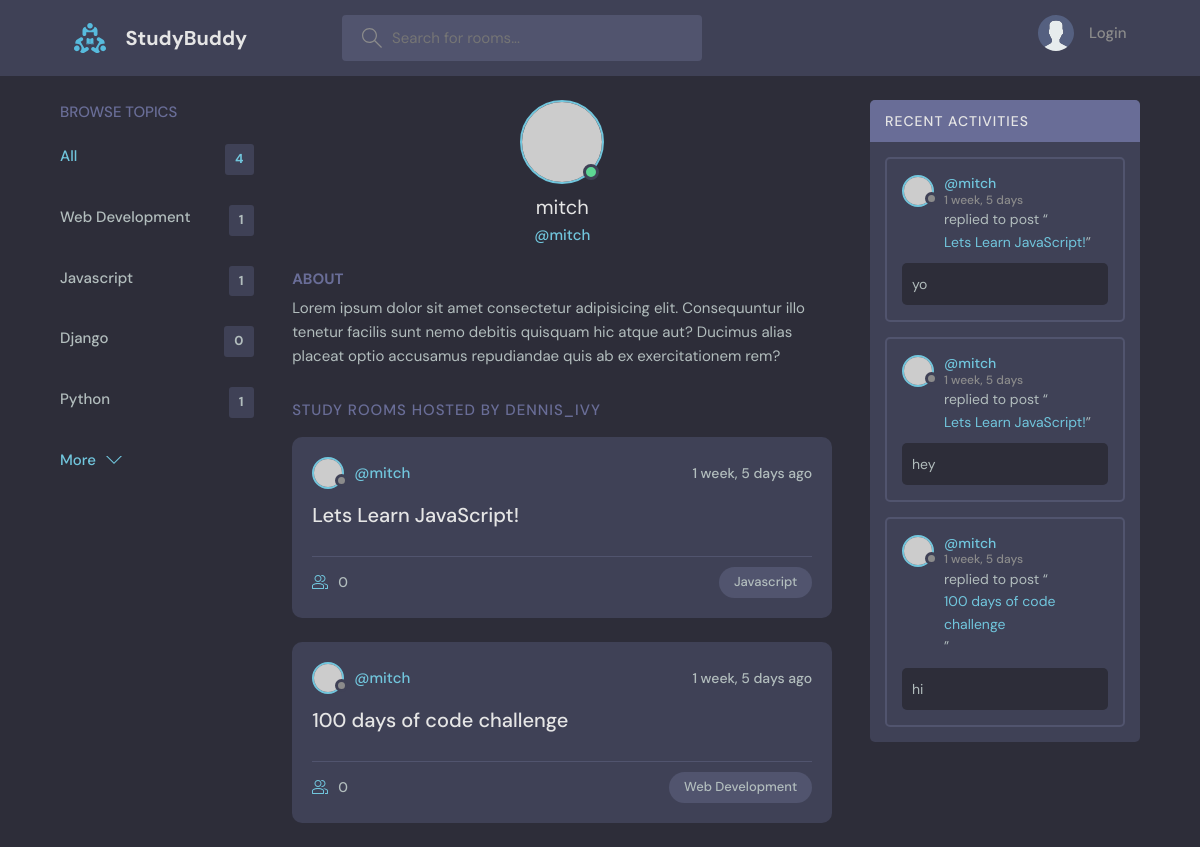
/profile/1, run on an earlier commit of the app's database.
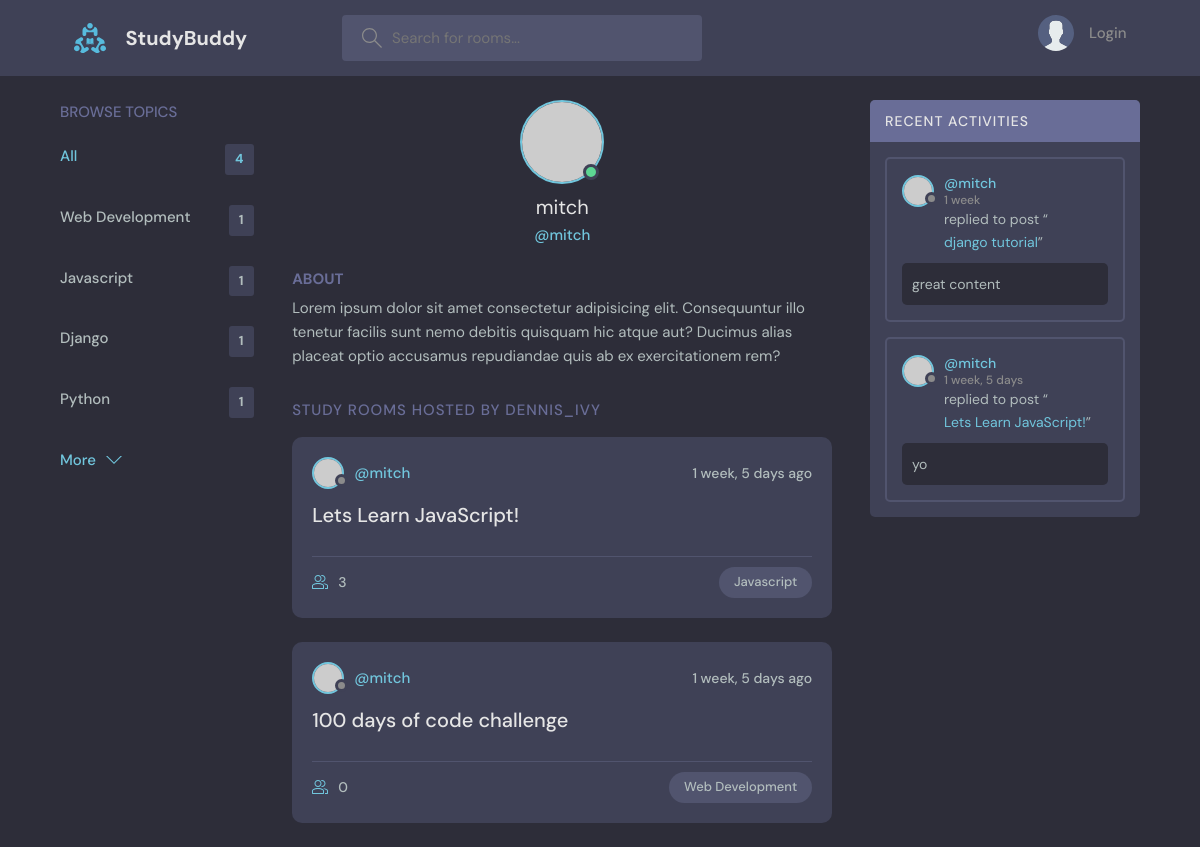
And on a later commit of the database.
### base/models.py (models this page shows, shortened)
class Topic(models.Model):
    name = models.CharField(max_length=200)

class Room(models.Model):
    host = models.ForeignKey(User, on_delete=models.SET_NULL, null=True)
    topic = models.ForeignKey(Topic, on_delete=models.SET_NULL, null=True)
    name = models.CharField(max_length=200)
    description = models.TextField(null=True, blank=True)
    participants = models.ManyToManyField(User, related_name='participants', blank=True)
    updated = models.DateTimeField(auto_now=True)
    created = models.DateTimeField(auto_now_add=True)
    class Meta:
        ordering =['-updated', '-created']

class Message(models.Model):
    user = models.ForeignKey(User, on_delete=models.CASCADE)
    room = models.ForeignKey(Room, on_delete=models.CASCADE)
    body = models.TextField()
    updated = models.DateTimeField(auto_now=True)
    created = models.DateTimeField(auto_now_add=True)
    class Meta:
        ordering = ['-updated', '-created']

### base/views.py (the view)
# urls.py: path('profile/<str:pk>', views.userProfile, name='user-profile'),
def userProfile(request, pk):
    user = User.objects.get(id=pk)
    rooms = user.room_set.all()
    room_messages = user.message_set.all()
    topics = Topic.objects.all()
    context = {'user':user, 'rooms':rooms, 'room_messages':room_messages, 'topics':topics}
    return render(request, 'base/profile.html', context)

### base/templates/base/profile.html (shortened to what this page needs)
{% extends 'main.html' %}
{% block content %}
  <main class="profile-page layout layout--3">
    <div class="container">
      <div>
        {% include 'base/topics_component.html' %}
      </div>
      <div class="roomList">
        <div class="profile">
          <div class="profile__avatar">
            <div class="avatar avatar--large active">
              <img src="https://randomuser.me/api/portraits/men/11.jpg" />
            </div>
          </div>
          <div class="profile__info">
            <h3>{{user.username}}</h3>
            <p>@{{user.username}}</p>
          </div>
          <div class="profile__about">
            <h3>About</h3>
            <p>
              Lorem ipsum dolor sit amet consectetur adipisicing elit. Consequuntur illo tenetur
              facilis sunt nemo debitis quisquam hic atque aut? Ducimus alias placeat optio
              accusamus repudiandae quis ab ex exercitationem rem?
            </p>
          </div>
        </div>
        <div class="roomList__header">
          <div>
            <h2>Study Rooms Hosted by dennis_ivy</a>
            </h2>
          </div>
        </div>
        <div>
          {% include 'base/feed_component.html' %}
        </div>
      </div>
      <div>
        {% include 'base/activity_component.html' %}
      </div>
    </div>
  </main>
{% endblock %}

### base/templates/base/topics_component.html
<div class="topics">
    <div class="topics__header">
      <h2>Browse Topics</h2>
    </div>
    <ul class="topics__list">
      <li>
        <a href="{% url 'home' %}" class="active">All <span>{{topics.count}}</span></a>
      </li>
      {% for topic in topics %}
      <li>
        <a href="{% url 'home' %}?q={{topic.name}}">{{topic.name}} <span>{{topic.room_set.all.count}}</span></a>
      </li>
      {% endfor %}
    </ul>
    <a class="btn btn--link" href="{% url 'topics' %}">
      More
      <svg version="1.1" xmlns="http://www.w3.org/2000/svg" width="32" height="32" viewBox="0 0 32 32">
        <title>chevron-down</title>
        <path d="M16 21l-13-13h-3l16 16 16-16h-3l-13 13z"></path>
      </svg>
    </a>
</div>

### base/templates/base/feed_component.html (shortened to what this page needs)
{% for room in rooms %}
<div class="roomListRoom">
    <div class="roomListRoom__header">
      <a href="{% url 'user-profile' room.host.id %}" class="roomListRoom__author">
        <div class="avatar avatar--small">
          <img src="https://randomuser.me/api/portraits/women/11.jpg" />
        </div>
        <span>@{{room.host.username}}</span>
      </a>
      <div class="roomListRoom__actions">
        <span>{{room.created|timesince}} ago</span>
      </div>
    </div>
    <div class="roomListRoom__content">
      <a href="{% url 'room' room.id %}">{{room.name}}</a>
    </div>
    <div class="roomListRoom__meta">
      <a href="{% url 'room' room.id %}" class="roomListRoom__joined">
        {{room.participants.all.count}}
      </a>
      <p class="roomListRoom__topic">{{room.topic.name}}</p>
    </div>
</div>
{% endfor %}

### base/templates/base/activity_component.html (shortened to what this page needs)
<div class="activities">
    <div class="activities__header">
      <h2>Recent Activities</h2>
    </div>
    {% for message in room_messages %}
    <div class="activities__box">
      <div class="activities__boxHeader roomListRoom__header">
        <a href="{% url 'user-profile' message.user.id %}" class="roomListRoom__author">
          <div class="avatar avatar--small">
            <img src="https://randomuser.me/api/portraits/women/11.jpg" />
          </div>
          <p>@{{ message.user }}
            <span>{{ message.created|timesince }}</span>
          </p>
        </a>
      </div>
      <div class="activities__boxContent">
        <p>replied to post “<a href="{% url 'room' message.room.id %}">{{message.room.name}}</a>”</p>
        <div class="activities__boxRoomContent">
            {{message.body}}
        </div>
      </div>
    </div>
    {% endfor %}
</div>

What changed in the data, as far as the page shows it:
removed Message: user "mitch", created "1 week, 5 days", room.name "Lets Learn JavaScript!", body "hey"
removed Message: user "mitch", created "1 week, 5 days", room.name "100 days of code challenge", body "hi"
computed for Topic "Django": room_set.all.count "0" → "1"
changed Room "Lets Learn JavaScript!": participants.all.count "0" → "3"
added Message: user "mitch", created "1 week", room.name "django tutorial", body "great content"
